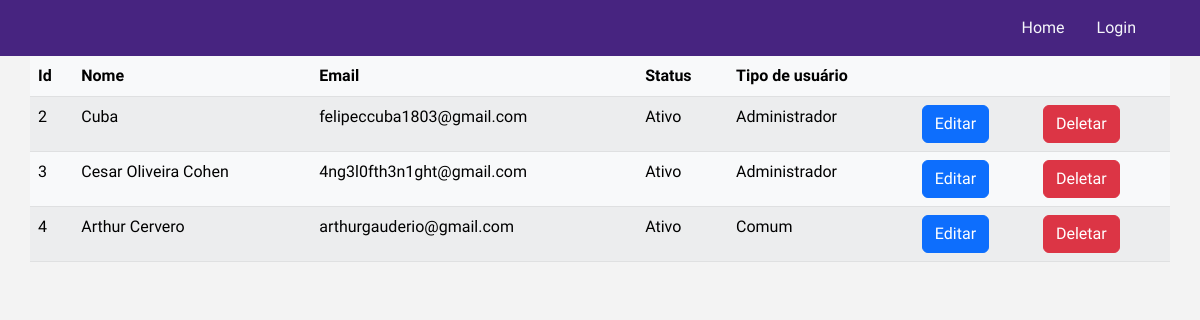
The page /admin-page.php on the database its author committed.
### tables this page shows
CREATE TABLE `users` (
  `id` int(11) NOT NULL,
  `email` varchar(255) NOT NULL,
  `username` varchar(255) NOT NULL,
  `pass` varchar(32) NOT NULL,
  `active` binary(1) DEFAULT '1',
  `usertype` int(11) DEFAULT NULL
);

### admin-page.php (the view, shortened to what this page needs)
<?php
require('./services/config/connect.php');
$smtm = $conn->prepare('SELECT * FROM `users`');
$smtm->execute();
$res = $smtm->fetchAll();
?>
<!doctype html>
<html lang="pt-br">
    <head>
        <link href="https://cdn.jsdelivr.net/npm/bootstrap@5.2.1/dist/css/bootstrap.min.css" rel="stylesheet"
>
        <link rel="stylesheet" href="./resources/css/style.css">
    </head>
    <body>
        <nav class="nav justify-content-end navbar">
            <ul class="nav   me-5">
                <li class="nav-item">
                    <a class="nav-link" href="index.php">Home</a>
                </li>
                <?php
                if (isset($_SESSION['idUsuario'])) {
                    if (isset($_SESSION['usertype']) and $_SESSION['usertype'] == '1') {
                ?>
                <li class="nav-item">
                    <a class="nav-link active" href="admin-page.php">Admin</a>
                </li>
                <?php
                    }
                ?>
                <li class="nav-item">
                    <a class="nav-link" href="logout.php">Logout</a>
                </li>
                <?php
                } else {
                ?>
                <li class="nav-item">
                    <a class="nav-link" href="login.php">Login</a>
                </li>
                <?php
                }
                ?>
            </ul>
        </nav>
        <div class="container">
            <div class="row">
                <table id="usertable" class="table table-striped table-light justify-content-center align-items-center"
                    style="width:100%">
                    <thead class="justify-content-center align-items-center">
                        <tr>
                            <th>Id</th>
                            <th>Nome</th>
                            <th>Email</th>
                            <th>Status</th>
                            <th>Tipo de usuário</th>
                            <th></th>
                            <th></th>
                        </tr>
                    </thead>
                    <?php
                    if (count($res) > 0) {
                    ?>
                    <tbody class="">
                        <?php
                        foreach ($res as $row) {
                        ?>
                        <tr class="">
                            <td>
                                <?php echo $row['id']; ?>
                            </td>
                            <td>
                                <?php echo $row['username']; ?>
                            </td>
                            <td>
                                <?php echo $row['email']; ?>
                            </td>
                            <td>
                                <?php echo $row['active'] == '1' ? 'Ativo' : 'Desativado'; ?>
                            </td>
                            <td>
                                <?php echo $row['usertype'] == '1' ? 'Administrador' : 'Comum'; ?>
                            </td>
                            <td><a href="./update-user.php?id=<?php echo $row['id'] ?>" class="btn btn-primary">Editar</a>
                            </td>
                            <?php
                            if ($row['active'] == '1') {
                            ?>
                            <td>
                                <a href="./services/delete-service.php?id=<?php echo $row['id'] ?>"
                                    class="btn btn-danger">Deletar</a>
                            </td>
                            <?php
                            }
                            ?>
                        </tr>
                        <?php
                        }
                        ?>
                    </tbody>
                    <?php
                    }
                    ?>
                </table>
            </div>
        </div>
    </body>
</html>

### resources/css/style.css (style rules this page uses)
html, body { height: 100%; background-color: #f3f3f3; font-family: 'Sono', sans-serif; font-weight: 500; }
.navbar { background-color: #472480 !important; }
.navbar a { text-decoration: none; color: #f5f6fa; }
td { justify-content: center; align-items: center; }

### rows shown on the page
users: id "2", username "Cuba", email "felipeccuba1803@gmail.com", active "Ativo", shows "Administrador"
users: id "3", username "Cesar Oliveira Cohen", email "4ng3l0fth3n1ght@gmail.com", active "Ativo", shows "Administrador"
users: id "4", username "Arthur Cervero", email "arthurgauderio@gmail.com", active "Ativo", shows "Comum"
